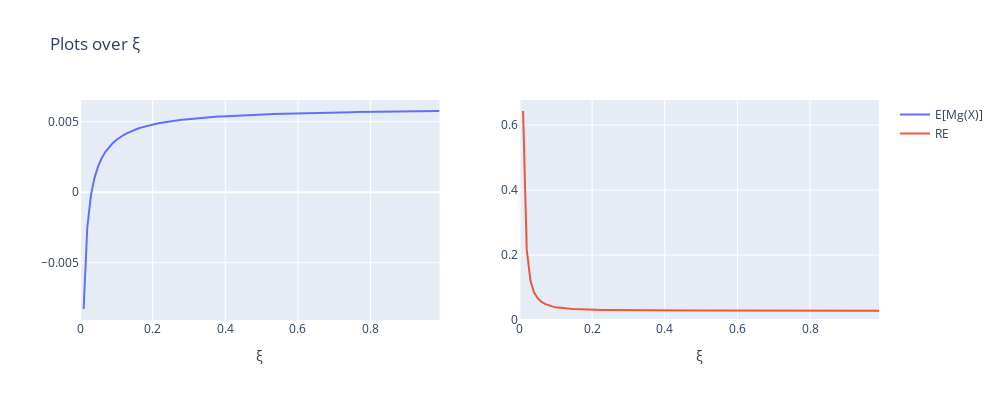

The cell this chart's notebook holds for it:
### Code cell
# Plots for μ and RE
fig = make_subplots(rows=1, cols=2)
fig.add_trace(
    go.Scatter(x=ξ_grid, y=bounds, name='E[Mg(X)]'),
    row=1, col=1
)
fig.add_trace(
    go.Scatter(x=ξ_grid, y=REs, name='RE'),
    row=1, col=2
)
fig.update_layout(height=400, width=1000,title_text='Plots over ξ')
fig.update_xaxes(rangemode="tozero",title_text='ξ')
fig.update_yaxes(rangemode="tozero")
fig.show()
